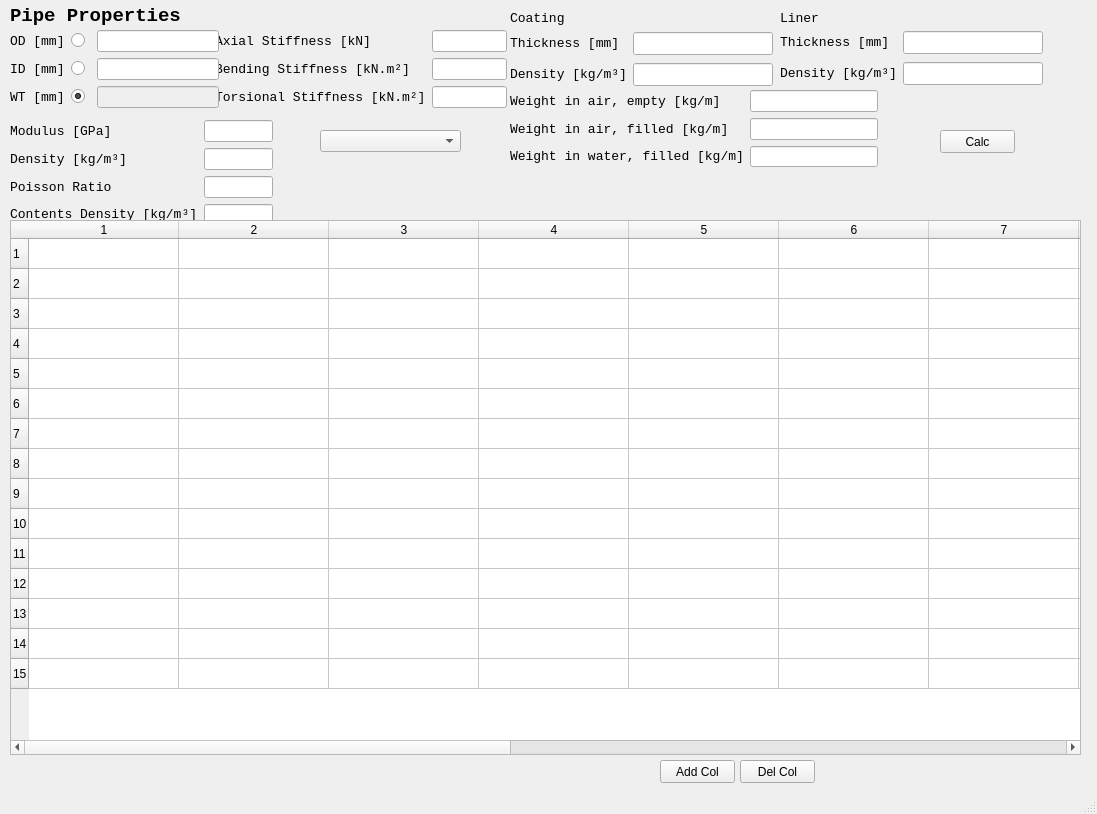
<?xml version="1.0" encoding="UTF-8"?>
<ui version="4.0">
 <class>MainWindow</class>
 <widget class="QMainWindow" name="MainWindow">
  <property name="geometry">
   <rect>
    <x>0</x>
    <y>0</y>
    <width>1097</width>
    <height>814</height>
   </rect>
  </property>
  <property name="windowTitle">
   <string>MainWindow</string>
  </property>
  <widget class="QWidget" name="centralwidget">
   <widget class="QComboBox" name="comboMaterial">
    <property name="geometry">
     <rect>
      <x>320</x>
      <y>130</y>
      <width>141</width>
      <height>22</height>
     </rect>
    </property>
    <property name="font">
     <font>
      <family>Consolas</family>
      <pointsize>10</pointsize>
     </font>
    </property>
   </widget>
   <widget class="QWidget" name="layoutWidget">
    <property name="geometry">
     <rect>
      <x>10</x>
      <y>30</y>
      <width>209</width>
      <height>78</height>
     </rect>
    </property>
    <property name="font">
     <font>
      <family>Consolas</family>
      <pointsize>10</pointsize>
     </font>
    </property>
    <layout class="QGridLayout" name="gridLayout">
     <item row="0" column="0">
      <widget class="QLabel" name="labelOD">
       <property name="font">
        <font>
         <family>Consolas</family>
         <pointsize>10</pointsize>
        </font>
       </property>
       <property name="text">
        <string>OD [mm]</string>
       </property>
      </widget>
     </item>
     <item row="0" column="1">
      <widget class="QRadioButton" name="radioOD">
       <property name="font">
        <font>
         <family>Consolas</family>
         <pointsize>10</pointsize>
        </font>
       </property>
       <property name="text">
        <string/>
       </property>
      </widget>
     </item>
     <item row="1" column="0">
      <widget class="QLabel" name="labelID">
       <property name="font">
        <font>
         <family>Consolas</family>
         <pointsize>10</pointsize>
        </font>
       </property>
       <property name="text">
        <string>ID [mm]</string>
       </property>
      </widget>
     </item>
     <item row="1" column="1" colspan="2">
      <widget class="QRadioButton" name="radioID">
       <property name="font">
        <font>
         <family>Consolas</family>
         <pointsize>10</pointsize>
        </font>
       </property>
       <property name="text">
        <string/>
       </property>
      </widget>
     </item>
     <item row="1" column="3">
      <widget class="QLineEdit" name="lineID">
       <property name="font">
        <font>
         <family>Consolas</family>
         <pointsize>10</pointsize>
        </font>
       </property>
      </widget>
     </item>
     <item row="2" column="0">
      <widget class="QLabel" name="labelWT">
       <property name="font">
        <font>
         <family>Consolas</family>
         <pointsize>10</pointsize>
        </font>
       </property>
       <property name="text">
        <string>WT [mm]</string>
       </property>
      </widget>
     </item>
     <item row="2" column="1">
      <widget class="QRadioButton" name="radioWT">
       <property name="font">
        <font>
         <family>Consolas</family>
         <pointsize>10</pointsize>
        </font>
       </property>
       <property name="text">
        <string/>
       </property>
       <property name="checked">
        <bool>true</bool>
       </property>
      </widget>
     </item>
     <item row="0" column="3">
      <widget class="QLineEdit" name="lineOD">
       <property name="font">
        <font>
         <family>Consolas</family>
         <pointsize>10</pointsize>
        </font>
       </property>
      </widget>
     </item>
     <item row="2" column="3">
      <widget class="QLineEdit" name="lineWT">
       <property name="enabled">
        <bool>false</bool>
       </property>
       <property name="font">
        <font>
         <family>Consolas</family>
         <pointsize>10</pointsize>
        </font>
       </property>
      </widget>
     </item>
    </layout>
   </widget>
   <widget class="QLabel" name="labelTitle">
    <property name="geometry">
     <rect>
      <x>10</x>
      <y>0</y>
      <width>181</width>
      <height>31</height>
     </rect>
    </property>
    <property name="font">
     <font>
      <family>Consolas</family>
      <pointsize>14</pointsize>
      <weight>75</weight>
      <bold>true</bold>
     </font>
    </property>
    <property name="text">
     <string>Pipe Properties</string>
    </property>
   </widget>
   <widget class="QWidget" name="layoutWidget_2">
    <property name="geometry">
     <rect>
      <x>10</x>
      <y>120</y>
      <width>263</width>
      <height>105</height>
     </rect>
    </property>
    <layout class="QGridLayout" name="gridLayout_6">
    <item row="3" column="1">
      <widget class="QLineEdit" name="lineContentsDensity">
       <property name="font">
        <font>
         <family>Consolas</family>
         <pointsize>10</pointsize>
        </font>
       </property>
      </widget>
     </item>
     <item row="3" column="0">
      <widget class="QLabel" name="label_13">
       <property name="font">
        <font>
         <family>Consolas</family>
         <pointsize>10</pointsize>
        </font>
       </property>
       <property name="text">
        <string>Contents Density [kg/m³]</string>
       </property>
      </widget>
     </item>
    <item row="2" column="1">
      <widget class="QLineEdit" name="lineMaterialPoisson">
       <property name="font">
        <font>
         <family>Consolas</family>
         <pointsize>10</pointsize>
        </font>
       </property>
      </widget>
     </item>
     <item row="2" column="0">
      <widget class="QLabel" name="label_13">
       <property name="font">
        <font>
         <family>Consolas</family>
         <pointsize>10</pointsize>
        </font>
       </property>
       <property name="text">
        <string>Poisson Ratio</string>
       </property>
      </widget>
     </item>
     <item row="1" column="1">
      <widget class="QLineEdit" name="lineMaterialDensity">
       <property name="font">
        <font>
         <family>Consolas</family>
         <pointsize>10</pointsize>
        </font>
       </property>
      </widget>
     </item>
     <item row="1" column="0">
      <widget class="QLabel" name="label_13">
       <property name="font">
        <font>
         <family>Consolas</family>
         <pointsize>10</pointsize>
        </font>
       </property>
       <property name="text">
        <string>Density [kg/m³]</string>
       </property>
      </widget>
     </item>
     <item row="0" column="1">
      <widget class="QLineEdit" name="lineMaterialModulus">
       <property name="enabled">
        <bool>true</bool>
       </property>
       <property name="font">
        <font>
         <family>Consolas</family>
         <pointsize>10</pointsize>
        </font>
       </property>
      </widget>
     </item>
     <item row="0" column="0">
      <widget class="QLabel" name="label_12">
       <property name="font">
        <font>
         <family>Consolas</family>
         <pointsize>10</pointsize>
        </font>
       </property>
       <property name="text">
        <string>Modulus [GPa]</string>
       </property>
      </widget>
     </item>
    </layout>
   </widget>
   <widget class="QTableWidget" name="table">
    <property name="geometry">
     <rect>
      <x>10</x>
      <y>220</y>
      <width>1071</width>
      <height>535</height>
     </rect>
    </property>
    <property name="minimumSize">
     <size>
      <width>4</width>
      <height>4</height>
     </size>
    </property>
    <property name="baseSize">
     <size>
      <width>4</width>
      <height>4</height>
     </size>
    </property>
    <property name="rowCount">
     <number>15</number>
    </property>
    <property name="columnCount">
     <number>15</number>
    </property>
    <attribute name="horizontalHeaderVisible">
     <bool>true</bool>
    </attribute>
    <attribute name="horizontalHeaderCascadingSectionResizes">
     <bool>true</bool>
    </attribute>
    <attribute name="horizontalHeaderDefaultSectionSize">
     <number>150</number>
    </attribute>
    <attribute name="horizontalHeaderHighlightSections">
     <bool>true</bool>
    </attribute>
    <attribute name="verticalHeaderVisible">
     <bool>true</bool>
    </attribute>
    <row/>
    <row/>
    <row/>
    <row/>
    <row/>
    <row/>
    <row/>
    <row/>
    <row/>
    <row/>
    <row/>
    <row/>
    <row/>
    <row/>
    <row/>
    <column/>
    <column/>
    <column/>
    <column/>
    <column/>
    <column/>
    <column/>
    <column/>
    <column/>
    <column/>
    <column/>
    <column/>
    <column/>
    <column/>
    <column/>
   </widget>
   <widget class="QPushButton" name="buttonAddCol">
    <property name="geometry">
     <rect>
      <x>660</x>
      <y>760</y>
      <width>75</width>
      <height>23</height>
     </rect>
    </property>
    <property name="text">
     <string>Add Col</string>
    </property>
   </widget>
   <widget class="QPushButton" name="buttonDelCol">
    <property name="geometry">
     <rect>
      <x>740</x>
      <y>760</y>
      <width>75</width>
      <height>23</height>
     </rect>
    </property>
    <property name="text">
     <string>Del Col</string>
    </property>
   </widget>
   <widget class="QWidget" name="layoutWidget">
    <property name="geometry">
     <rect>
      <x>215</x>
      <y>30</y>
      <width>292</width>
      <height>78</height>
     </rect>
    </property>
    <property name="font">
     <font>
      <family>Consolas</family>
      <pointsize>10</pointsize>
     </font>
    </property>
    <layout class="QGridLayout" name="gridLayout_4">
     <item row="0" column="0">
      <widget class="QLabel" name="label">
       <property name="font">
        <font>
         <family>Consolas</family>
         <pointsize>10</pointsize>
        </font>
       </property>
       <property name="text">
        <string>Axial Stiffness [kN]</string>
       </property>
      </widget>
     </item>
     <item row="0" column="1" rowspan="3">
      <layout class="QVBoxLayout" name="verticalLayout">
       <item>
        <widget class="QLineEdit" name="lineAxialStiffness">
         <property name="font">
          <font>
           <family>Consolas</family>
           <pointsize>10</pointsize>
          </font>
         </property>
        </widget>
       </item>
       <item>
        <widget class="QLineEdit" name="lineBendingStiffness">
         <property name="font">
          <font>
           <family>Consolas</family>
           <pointsize>10</pointsize>
          </font>
         </property>
        </widget>
       </item>
       <item>
        <widget class="QLineEdit" name="lineTorsionalStiffness">
         <property name="font">
          <font>
           <family>Consolas</family>
           <pointsize>10</pointsize>
          </font>
         </property>
        </widget>
       </item>
      </layout>
     </item>
     <item row="1" column="0">
      <widget class="QLabel" name="label_2">
       <property name="font">
        <font>
         <family>Consolas</family>
         <pointsize>10</pointsize>
        </font>
       </property>
       <property name="text">
        <string>Bending Stiffness [kN.m²]</string>
       </property>
      </widget>
     </item>
     <item row="2" column="0">
      <widget class="QLabel" name="label_3">
       <property name="font">
        <font>
         <family>Consolas</family>
         <pointsize>10</pointsize>
        </font>
       </property>
       <property name="text">
        <string>Torsional Stiffness [kN.m²]</string>
       </property>
      </widget>
     </item>
    </layout>
   </widget>
   <widget class="QWidget" name="layoutWidget">
    <property name="geometry">
     <rect>
      <x>510</x>
      <y>90</y>
      <width>368</width>
      <height>77</height>
     </rect>
    </property>
    <layout class="QGridLayout" name="gridLayout_5">
     <item row="0" column="0">
      <widget class="QLabel" name="label_4">
       <property name="font">
        <font>
         <family>Consolas</family>
         <pointsize>10</pointsize>
        </font>
       </property>
       <property name="text">
        <string>Weight in air, empty [kg/m]</string>
       </property>
      </widget>
     </item>
     <item row="0" column="1">
      <widget class="QLineEdit" name="lineWeightDryEmpty">
       <property name="font">
        <font>
         <family>Consolas</family>
         <pointsize>10</pointsize>
        </font>
       </property>
      </widget>
     </item>
     <item row="1" column="0">
      <widget class="QLabel" name="label_5">
       <property name="font">
        <font>
         <family>Consolas</family>
         <pointsize>10</pointsize>
        </font>
       </property>
       <property name="text">
        <string>Weight in air, filled [kg/m]</string>
       </property>
      </widget>
     </item>
     <item row="1" column="1">
      <widget class="QLineEdit" name="lineWeightDryFilled">
       <property name="font">
        <font>
         <family>Consolas</family>
         <pointsize>10</pointsize>
        </font>
       </property>
      </widget>
     </item>
     <item row="2" column="0">
      <widget class="QLabel" name="label_6">
       <property name="font">
        <font>
         <family>Consolas</family>
         <pointsize>10</pointsize>
        </font>
       </property>
       <property name="text">
        <string>Weight in water, filled [kg/m]</string>
       </property>
      </widget>
     </item>
     <item row="2" column="1">
      <widget class="QLineEdit" name="lineWeightWetFilled">
       <property name="font">
        <font>
         <family>Consolas</family>
         <pointsize>10</pointsize>
        </font>
       </property>
      </widget>
     </item>
    </layout>
   </widget>
   <widget class="QWidget" name="layoutWidget">
    <property name="geometry">
     <rect>
      <x>780</x>
      <y>29</y>
      <width>263</width>
      <height>60</height>
     </rect>
    </property>
    <layout class="QGridLayout" name="gridLayout_2">
     <item row="0" column="0">
      <widget class="QLabel" name="label_7">
       <property name="font">
        <font>
         <family>Consolas</family>
         <pointsize>10</pointsize>
        </font>
       </property>
       <property name="text">
        <string>Thickness [mm]</string>
       </property>
      </widget>
     </item>
     <item row="0" column="1">
      <widget class="QLineEdit" name="lineLinerThickness">
       <property name="font">
        <font>
         <family>Consolas</family>
         <pointsize>10</pointsize>
        </font>
       </property>
      </widget>
     </item>
     <item row="1" column="0">
      <widget class="QLabel" name="label_8">
       <property name="font">
        <font>
         <family>Consolas</family>
         <pointsize>10</pointsize>
        </font>
       </property>
       <property name="text">
        <string>Density [kg/m³]</string>
       </property>
      </widget>
     </item>
     <item row="1" column="1">
      <widget class="QLineEdit" name="lineLinerDensity">
       <property name="font">
        <font>
         <family>Consolas</family>
         <pointsize>10</pointsize>
        </font>
       </property>
      </widget>
     </item>
    </layout>
   </widget>
   <widget class="QWidget" name="layoutWidget">
    <property name="geometry">
     <rect>
      <x>510</x>
      <y>30</y>
      <width>263</width>
      <height>60</height>
     </rect>
    </property>
    <layout class="QGridLayout" name="gridLayout_3">
     <item row="0" column="0">
      <widget class="QLabel" name="label_9">
       <property name="font">
        <font>
         <family>Consolas</family>
         <pointsize>10</pointsize>
        </font>
       </property>
       <property name="text">
        <string>Thickness [mm]</string>
       </property>
      </widget>
     </item>
     <item row="1" column="1">
      <widget class="QLineEdit" name="lineCoatingDensity">
       <property name="font">
        <font>
         <family>Consolas</family>
         <pointsize>10</pointsize>
        </font>
       </property>
      </widget>
     </item>
     <item row="1" column="0">
      <widget class="QLabel" name="label_10">
       <property name="font">
        <font>
         <family>Consolas</family>
         <pointsize>10</pointsize>
        </font>
       </property>
       <property name="text">
        <string>Density [kg/m³]</string>
       </property>
      </widget>
     </item>
     <item row="0" column="1">
      <widget class="QLineEdit" name="lineCoatingThickness">
       <property name="font">
        <font>
         <family>Consolas</family>
         <pointsize>10</pointsize>
        </font>
       </property>
      </widget>
     </item>
    </layout>
   </widget>
   <widget class="QLabel" name="label_14">
    <property name="geometry">
     <rect>
      <x>510</x>
      <y>10</y>
      <width>61</width>
      <height>16</height>
     </rect>
    </property>
    <property name="font">
     <font>
      <family>Consolas</family>
      <pointsize>10</pointsize>
     </font>
    </property>
    <property name="text">
     <string>Coating</string>
    </property>
   </widget>
   <widget class="QLabel" name="label_15">
    <property name="geometry">
     <rect>
      <x>780</x>
      <y>10</y>
      <width>61</width>
      <height>16</height>
     </rect>
    </property>
    <property name="font">
     <font>
      <family>Consolas</family>
      <pointsize>10</pointsize>
     </font>
    </property>
    <property name="text">
     <string>Liner</string>
    </property>
   </widget>
   <widget class="QPushButton" name="buttonCalc">
    <property name="geometry">
     <rect>
      <x>940</x>
      <y>130</y>
      <width>75</width>
      <height>23</height>
     </rect>
    </property>
    <property name="text">
     <string>Calc</string>
    </property>
   </widget>
   <zorder>layoutWidget</zorder>
   <zorder>layoutWidget</zorder>
   <zorder>layoutWidget</zorder>
   <zorder>layoutWidget</zorder>
   <zorder>comboMaterial</zorder>
   <zorder>layoutWidget</zorder>
   <zorder>labelTitle</zorder>
   <zorder>layoutWidget_2</zorder>
   <zorder>table</zorder>
   <zorder>buttonAddRow</zorder>
   <zorder>buttonDelRow</zorder>
   <zorder>buttonAddCol</zorder>
   <zorder>buttonDelCol</zorder>
   <zorder>label_14</zorder>
   <zorder>label_15</zorder>
   <zorder>buttonCalc</zorder>
  </widget>
  <widget class="QMenuBar" name="menubar">
   <property name="geometry">
    <rect>
     <x>0</x>
     <y>0</y>
     <width>1097</width>
     <height>21</height>
    </rect>
   </property>
  </widget>
  <widget class="QStatusBar" name="statusbar"/>
 </widget>
 <resources/>
 <connections/>
</ui>
